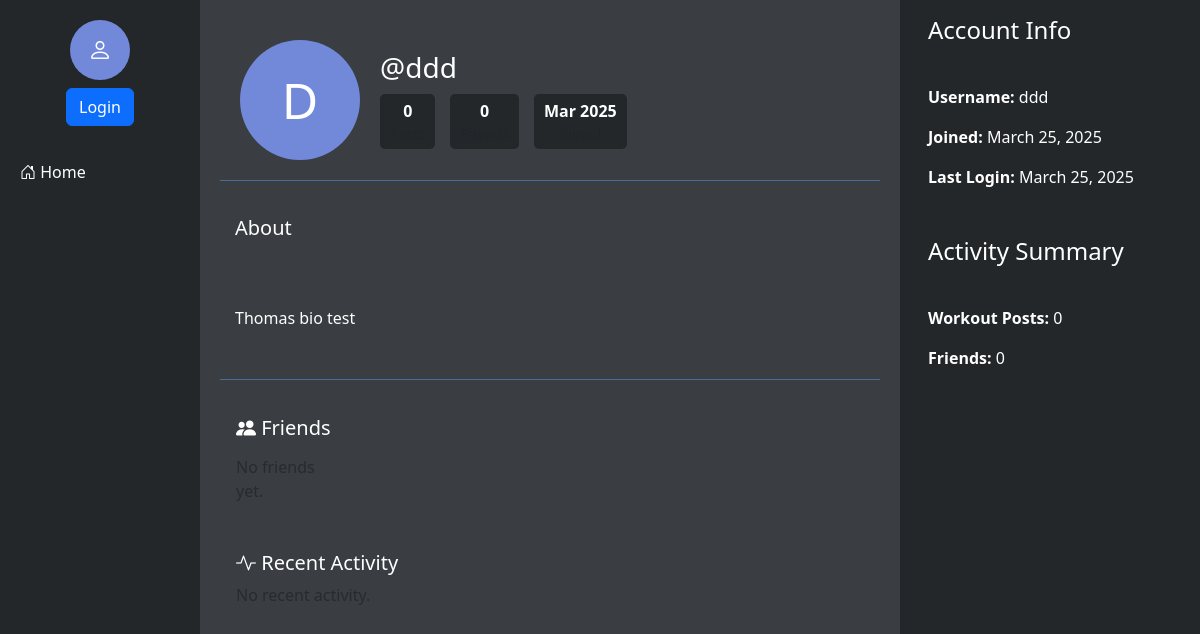
Before: /profile/ddd/ with the older database file.
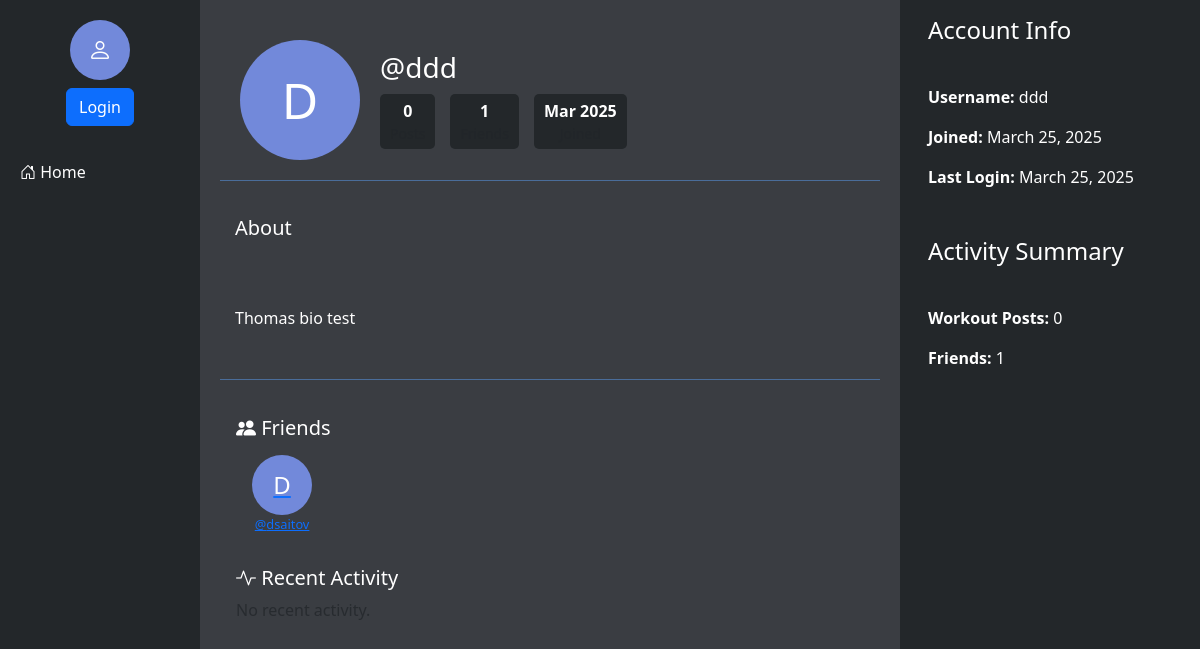
After: the same page with the newer database file.
### main/models.py (models this page shows)
class User(AbstractUser):
    name = models.CharField(max_length=200, null=True)
    email = models.EmailField(unique=True, null=True)
    bio = models.TextField(null=True)
    avatar = models.ImageField(null=True, default="avatar.svg")
    profile_picture = models.ImageField(upload_to='profile_images/', null=True, blank=True)
    groups = models.ManyToManyField(
        'auth.Group',
        related_name='main_user_set',
        blank=True,
        help_text='The groups this user belongs to.',
        verbose_name='groups',
    )
    user_permissions = models.ManyToManyField(
        'auth.Permission',
        related_name='main_user_set',
        blank=True,
        help_text='Specific permissions for this user.',
        verbose_name='user permissions',
    )
    USERNAME_FIELD = 'email'
    REQUIRED_FIELDS = ['username']  # Username is required for AbstractUser
    class Meta:
        app_label = 'main'
        db_table = 'main_user'

### main/views.py (the view, shortened to what this page needs)
# urls.py: path('profile/<str:username>/', views.profile, name='profile'),
def profile(request, username):
    profile_user = get_object_or_404(User, username=username)
    is_friend = False
    friend_request_sent = False
    friend_request_received = False
    if request.method == 'POST' and request.user.is_authenticated and request.user == profile_user:
        if 'bio' in request.POST:
            profile_user.bio = request.POST.get('bio')
            profile_user.save()
            messages.success(request, "Bio updated successfully!")
            return redirect('profile', username=username)
    friends = []
    friendships = Friendship.objects.filter(
        Q(user1=profile_user) | Q(user2=profile_user)
    )
    for friendship in friendships:
        if friendship.user1 == profile_user:
            friends.append(friendship.user2)
        else:
            friends.append(friendship.user1)
    context = {
        'profile_user': profile_user,
        'is_friend': is_friend,
        'friend_request_sent': friend_request_sent,
        'friend_request_received': friend_request_received,
        'friends': friends,
    }
    return render(request, 'profile.html', context)

### templates/profile.html (shortened to what the changed rows need)
<!DOCTYPE html>
<html lang="en">
<head>
    <link href="https://cdn.jsdelivr.net/npm/bootstrap@5.3.0/dist/css/bootstrap.min.css" rel="stylesheet">
    <link rel="stylesheet" href="https://cdn.jsdelivr.net/npm/bootstrap-icons@1.10.0/font/bootstrap-icons.css">
</head>
<body>
    <div class="container-fluid">
        <div class="row">
            <div class="col-7 center-column">
                <div class="profile-header">
                    <div class="profile-info">
                        <div class="profile-stats">
                            <div class="stat-item">
                                <div><strong>{{ friends|length }}</strong></div>
                            </div>
                        </div>
                    </div>
                </div>
                <div class="p-3">
                    <div class="friend-grid">
                        {% if friends %}
                            {% for friend in friends %}
                                <div class="friend-item">
                                    <a href="{% url 'profile' friend.username %}">
                                        {% if friend.profile_picture %}
                                            <img src="{{ friend.profile_picture.url }}" alt="{{ friend.username }}" class="friend-avatar">
                                        {% else %}
                                            <div class="profile-circle" style="width: 60px; height: 60px; font-size: 24px;">
                                                {{ friend.username.0|upper }}
                                            </div>
                                        {% endif %}
                                        <div class="friend-name">@{{ friend.username }}</div>
                                    </a>
                                </div>
                            {% endfor %}
                        {% else %}
                            <p class="text-muted">No friends yet.</p>
                        {% endif %}
                    </div>
                </div>
            </div>
            <div class="col-3 right-column">
                <div class="right-bottom">
                    <div class="p-3">
                        <p><strong>Workout Posts:</strong> {{ workout_count|default:"0" }}</p>
                        <p><strong>Friends:</strong> {{ friends|length }}</p>
                    </div>
                </div>
            </div>
        </div>
    </div>
</body>
</html>

Changed rows visible on the page:
now on this page (row edited): User: username.0 "D", username "dsaitov"
Other visible differences:
{{ friends|length }}: "0" → "1"
text no longer shown: "No friends yet."
